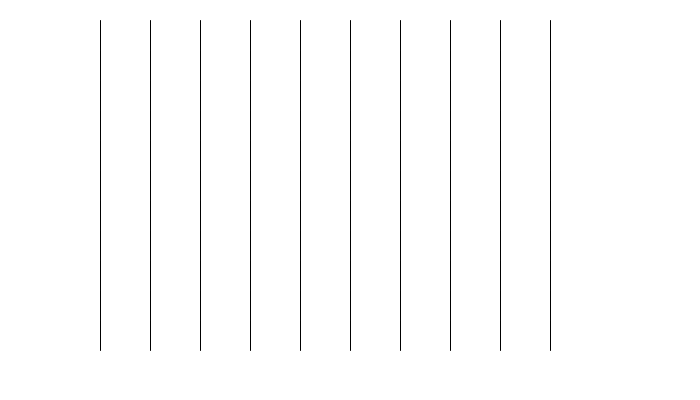
Frame 1 (no input)
Frame 60 (the mouse pressed at the canvas centre just before this capture): identical to frame 1, image omitted
Frame 120 (the mouse held since frame 60 and released just before this capture): identical to frame 1, image omitted

The Processing sketch that drew this single still picture (run headless with seeded random() and noise(); from frame 60 on, the mouse is pressed at the canvas centre):

// Processing sketch: processing_41016
// ── processing_41016.pde

int amountstrings = 10;
int stringsize = 12;

float xp[][] = new float[amountstrings][stringsize];
float yp[][] = new float[amountstrings][stringsize];

float xdisplace[][] = new float[amountstrings][stringsize];
float mySize = 0;

void setup()
{
  background(255);
  size(700,400);
  fill(0);
  smooth();


  for(int i = 0; i < amountstrings; i=i+1) {
    for(int j = 0; j < stringsize; j=j+1) {
      xp[i][j] = 100+50*i;
      yp[i][j] = j*30+20;
      xdisplace[i][j] = 0;
    }
  }
}

void draw()
{
  background(255);

  for(int i = 0; i < amountstrings; i=i+1) {
    for(int j = 0; j < stringsize; j=j+1) {
      
      if(mousePressed == false){
      if(j > 0) {
        if(dist(mouseX,mouseY,xp[i][j],yp[i][j]) < 60) {
          float xdist = (xp[i][j] - mouseX)/20;
          xp[i][j] = xp[i][j] + xdist;
          xdisplace[i][j] = xdisplace[i][j] + xdist;
        }

        xp[i][j] = xp[i][j] - (xdisplace[i][j]/20);  
        xdisplace[i][j] = xdisplace[i][j] - (xdisplace[i][j]/20);
      }
      }
      
      if(j > 0) {
        if(mousePressed) {
          if(dist(mouseX,mouseY,xp[i][j],yp[i][j]) < 2.5 ) {
            //println("Hi X: " + xp[i][j] + " Y: " + yp[i][j]);
            xp[i][j] = mouseX;
          }
        }
        
        line(xp[i][j], yp[i][j], xp[i][j-1], yp[i][j-1]);
      }
      
      ellipse(xp[i][j],yp[i][j],mySize,mySize);
    }
  }
}
